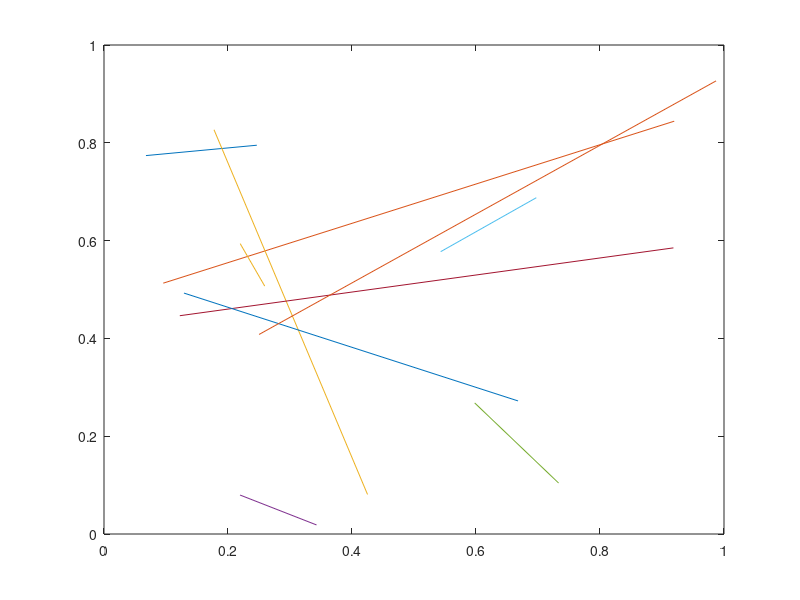

MATLAB code for this plot: (Note: this script raises an error after producing the figure.)
%%
figure;
X1 = rand(1, 10);
X2 = rand(1, 10);
Y1 = rand(1, 10);
Y2 = rand(1, 10);

disp([X1; X2]);

plot([X1; X2], [Y1; Y2]) 

%%
% Define the numeric and string components
name = 'Project Alpha';
version_number = 3.5;

% 1. Convert the number to a string using num2str
version_str = num2str(version_number);

% 2. Concatenate the strings using square brackets []
output_message = ['Report Name: ', name, ', Version: ', version_str];

disp(output_message);
%%
% Define the numeric and string components using modern string type ("")
name = "Sensor Data";
reading = 42; % Numeric value

% Use the '+' operator to concatenate strings and numbers.
% MATLAB automatically calls num2str() internally for the 'reading' variable.
output_string = "Data Set: " + name + ", Reading Count: " + reading;

disp(output_string);
%%
a = [0;2];
b = [-1;0];
c = [0;-2];
b1 = [1;0];

trad(a,b,c)
trad(a,b,b1)
%%



d= [1.5;0.];
l1=norm(a-d,2)
l2=norm(b-d,2)
l3=norm(c-d,2)
d1 = [0.;.75]
l1=norm(a-d1,2)
l2=norm(b-d1,2)
l3=norm(b1-d1,2)
function trad(a,b,c)
v1 = c-b;
v2 = a-b;
alpha = acos(dot(v1,v2)/norm(v1,2)/norm(v2,2));
l = norm(v2-v1,2);
trad= l/(2*sin(alpha))
end


